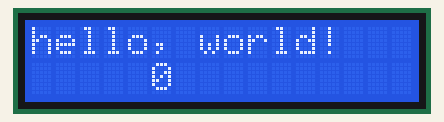
This sketch was run on a simulated Arduino Uno, built with avr-gcc and run on an emulated ATmega328P. On the bench: 16×2 character LCD.

Above: at 0.1 s.
At 4.1 s:
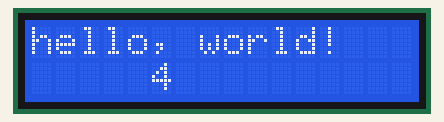
At 9.1 s:
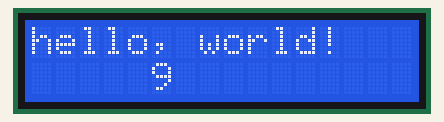
At 19.1 s:
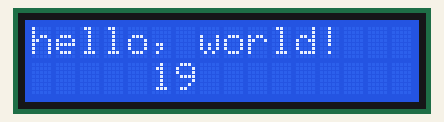
At 29.1 s:
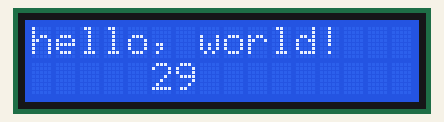
At 39.1 s:
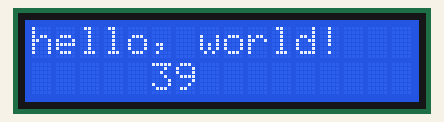

Measured:
- what the display in image 1 shows lasts 1.0 s, from 4.0 s to 5.0 s

The sketch:

Lcd.ino
```cpp
#include <LiquidCrystal/LiquidCrystal.h>

LiquidCrystal lcd(12,11, 3,2,1,0);

void setup() {
	// set up the LCD's number of columns and rows:
	lcd.begin(16, 2);
	// Print a message to the LCD.
	lcd.print("hello, world!");
}

void loop() {
	// set the cursor to column 0, line 1
	// (note: line 1 is the second row, since counting begins with 0):
	lcd.setCursor(5, 1);
	// print the number of seconds since reset:
	lcd.print(millis()/1000);
}
```
